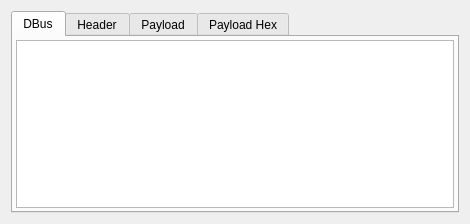
<?xml version="1.0" encoding="UTF-8"?>
<ui version="4.0">
 <class>DltDbus::Form</class>
 <widget class="QWidget" name="DltDbus::Form">
  <property name="geometry">
   <rect>
    <x>0</x>
    <y>0</y>
    <width>470</width>
    <height>224</height>
   </rect>
  </property>
  <property name="windowTitle">
   <string>Form</string>
  </property>
  <layout class="QHBoxLayout" name="horizontalLayout_2">
   <item>
    <widget class="QTabWidget" name="tabWidget">
     <property name="tabShape">
      <enum>QTabWidget::Rounded</enum>
     </property>
     <property name="currentIndex">
      <number>0</number>
     </property>
     <widget class="QWidget" name="tab_6">
      <attribute name="title">
       <string>DBus</string>
      </attribute>
      <layout class="QHBoxLayout" name="horizontalLayout">
       <property name="leftMargin">
        <number>3</number>
       </property>
       <property name="topMargin">
        <number>3</number>
       </property>
       <property name="rightMargin">
        <number>3</number>
       </property>
       <property name="bottomMargin">
        <number>3</number>
       </property>
       <item>
        <widget class="QTextBrowser" name="textBrowserDBus"/>
       </item>
      </layout>
     </widget>
     <widget class="QWidget" name="tab_5">
      <attribute name="title">
       <string>Header</string>
      </attribute>
      <layout class="QVBoxLayout" name="verticalLayout_8">
       <property name="spacing">
        <number>6</number>
       </property>
       <property name="leftMargin">
        <number>3</number>
       </property>
       <property name="topMargin">
        <number>3</number>
       </property>
       <property name="rightMargin">
        <number>3</number>
       </property>
       <property name="bottomMargin">
        <number>3</number>
       </property>
       <item>
        <widget class="QTextBrowser" name="textBrowserHeader"/>
       </item>
      </layout>
     </widget>
     <widget class="QWidget" name="tab_7">
      <attribute name="title">
       <string>Payload</string>
      </attribute>
      <layout class="QVBoxLayout" name="verticalLayout_7">
       <property name="spacing">
        <number>6</number>
       </property>
       <property name="leftMargin">
        <number>3</number>
       </property>
       <property name="topMargin">
        <number>3</number>
       </property>
       <property name="rightMargin">
        <number>3</number>
       </property>
       <property name="bottomMargin">
        <number>3</number>
       </property>
       <item>
        <widget class="QTextBrowser" name="textBrowserPayload"/>
       </item>
      </layout>
     </widget>
     <widget class="QWidget" name="tab">
      <attribute name="title">
       <string>Payload Hex</string>
      </attribute>
      <layout class="QVBoxLayout" name="verticalLayout">
       <property name="leftMargin">
        <number>3</number>
       </property>
       <property name="topMargin">
        <number>3</number>
       </property>
       <property name="rightMargin">
        <number>3</number>
       </property>
       <property name="bottomMargin">
        <number>3</number>
       </property>
       <item>
        <widget class="QTextBrowser" name="textBrowserPayloadHex"/>
       </item>
      </layout>
     </widget>
    </widget>
   </item>
  </layout>
 </widget>
 <resources/>
 <connections/>
</ui>
